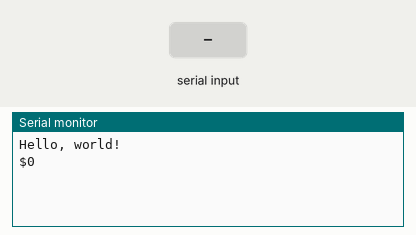
Simulated run of this sketch. Board: Arduino Uno, built with avr-gcc and run on an emulated ATmega328P. Parts: the last lines printed to the serial monitor. The test bench sets the inputs (shaded band).

Above: at 7.2 s.
7.3 s: "1\n" received over Serial
At 7.8 s:
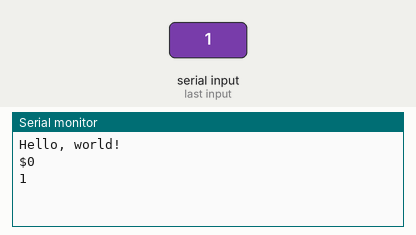
8.8 s: "0\n" received over Serial
At 10.2 s:
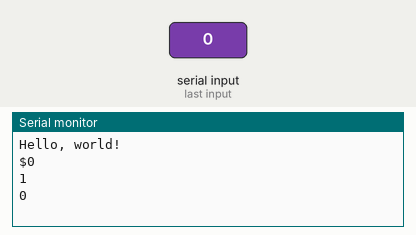

The sketch:

serial_exchange.ino
```cpp
void setup() {
  Serial.begin(115200);
  //Serial1.begin(115200);

  delay(1000);

  Serial.println("Hello, world!");

  delay(5000);

  Serial.println("$0");
}

void loop() {
  if (Serial.available()) {
    String inputString = "";
    while (Serial.available()) {
      char c = Serial.read();
      if (c == '\n' || c == '\r') break;
      inputString += c;
      delay(5);
    }
    Serial.println(inputString);
  }
}
```

Measured:
- after the input at 7.3 s, the serial monitor: prints a new line at once (image 1)
- after the input at 8.8 s, the serial monitor: prints a new line at once (image 2)
